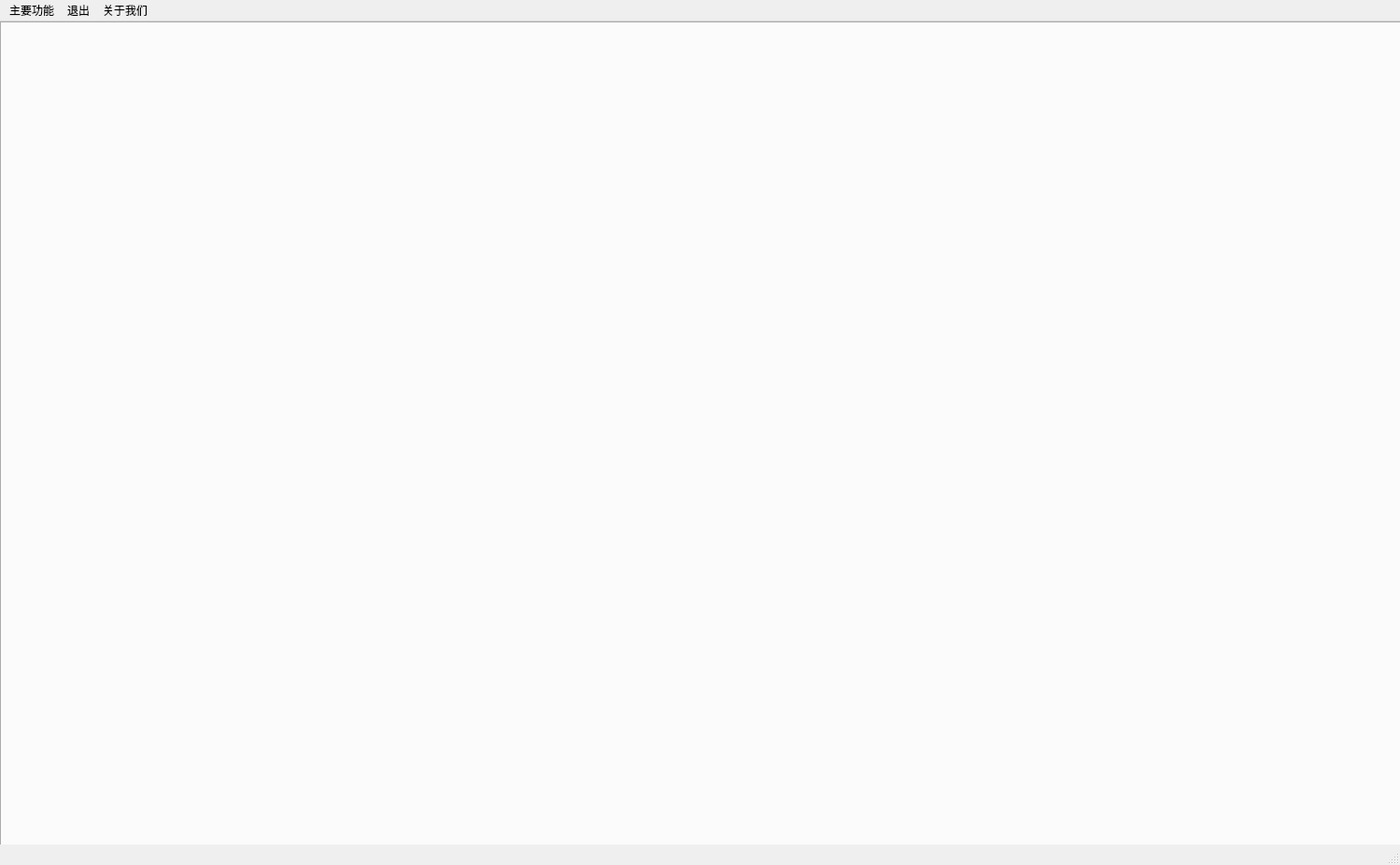
<?xml version="1.0" encoding="UTF-8"?>
<ui version="4.0">
 <class>smart_classroom</class>
 <widget class="QMainWindow" name="smart_classroom">
  <property name="geometry">
   <rect>
    <x>0</x>
    <y>0</y>
    <width>1500</width>
    <height>927</height>
   </rect>
  </property>
  <property name="windowTitle">
   <string>智慧教室辅助系统</string>
  </property>
  <widget class="QWidget" name="centralwidget">
   <widget class="QTabWidget" name="tabWidget">
    <property name="geometry">
     <rect>
      <x>0</x>
      <y>0</y>
      <width>1501</width>
      <height>911</height>
     </rect>
    </property>
   </widget>
  </widget>
  <widget class="QMenuBar" name="function_menu">
   <property name="geometry">
    <rect>
     <x>0</x>
     <y>0</y>
     <width>1500</width>
     <height>18</height>
    </rect>
   </property>
   <property name="styleSheet">
    <string notr="true">font: 9pt &quot;楷体&quot;;</string>
   </property>
   <widget class="QMenu" name="menufunction">
    <property name="title">
     <string>主要功能</string>
    </property>
    <addaction name="face_regist"/>
    <addaction name="face_attendance"/>
    <addaction name="in_class"/>
    <addaction name="in_exam"/>
    <addaction name="in_sleep"/>
   </widget>
   <widget class="QMenu" name="menuexit">
    <property name="title">
     <string>退出</string>
    </property>
   </widget>
   <widget class="QMenu" name="menuabout_us">
    <property name="title">
     <string>关于我们</string>
    </property>
   </widget>
   <addaction name="menufunction"/>
   <addaction name="menuexit"/>
   <addaction name="menuabout_us"/>
  </widget>
  <widget class="QStatusBar" name="statusbar"/>
  <action name="face_regist">
   <property name="text">
    <string>人脸注册</string>
   </property>
  </action>
  <action name="face_attendance">
   <property name="text">
    <string>打卡</string>
   </property>
  </action>
  <action name="in_class">
   <property name="text">
    <string>课堂行为检测</string>
   </property>
  </action>
  <action name="in_exam">
   <property name="text">
    <string>考试行为检测</string>
   </property>
  </action>
  <action name="action122">
   <property name="text">
    <string>122</string>
   </property>
  </action>
  <action name="action12">
   <property name="text">
    <string>12</string>
   </property>
  </action>
  <action name="in_sleep">
   <property name="text">
    <string>午休行为检测</string>
   </property>
  </action>
 </widget>
 <resources/>
 <connections/>
</ui>
